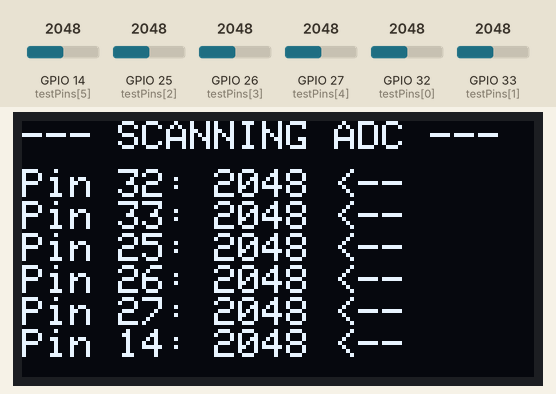
This sketch was run on a simulated ESP32. On the bench: 128×64 one-colour display. Inputs (shaded band) come from the test bench; at power-on: GPIO 25 (testPins[2]) = 2048, GPIO 14 (testPins[5]) = 2048, GPIO 26 (testPins[3]) = 2048, GPIO 27 (testPins[4]) = 2048, GPIO 32 (testPins[0]) = 2048, GPIO 33 (testPins[1]) = 2048. What the sketch prints to the serial monitor is not drawn.

Above: at 1.8 s.
1.9 s: GPIO 25 (testPins[2]) set to 1535
At 3.3 s:
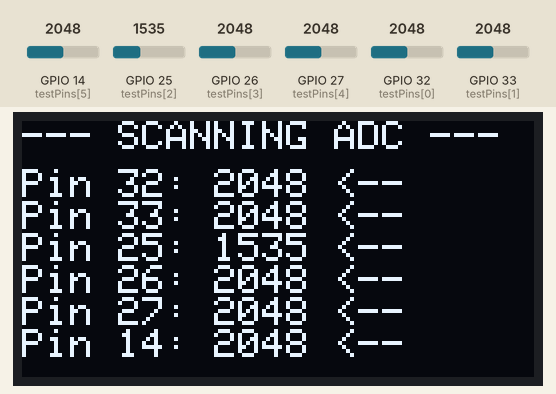
3.6 s: GPIO 25 (testPins[2]) set to 1433
At 4.6 s:
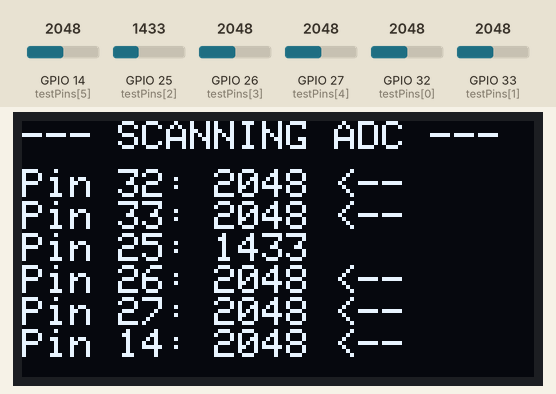
5.6 s: GPIO 14 (testPins[5]) set to 1460
At 7.0 s:
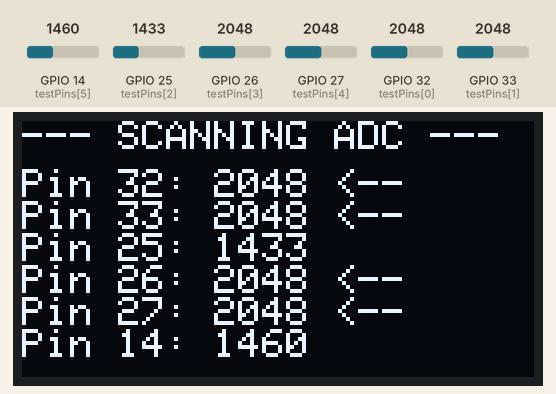
7.7 s: GPIO 26 (testPins[3]) set to 1460
At 9.4 s:
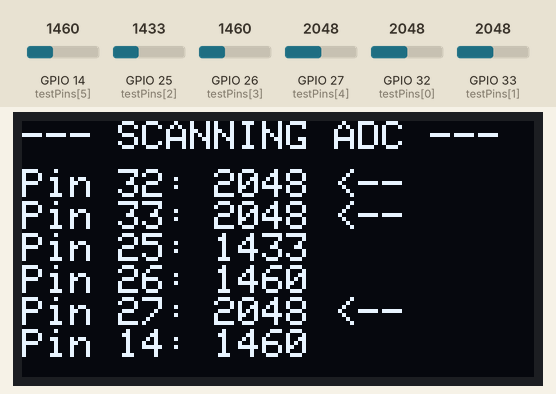
9.7 s: GPIO 27 (testPins[4]) set to 1460
At 10.6 s:
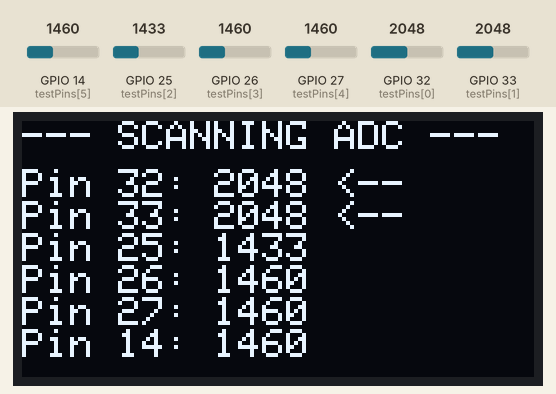
11.8 s: GPIO 32 (testPins[0]) set to 1460
At 13.0 s:
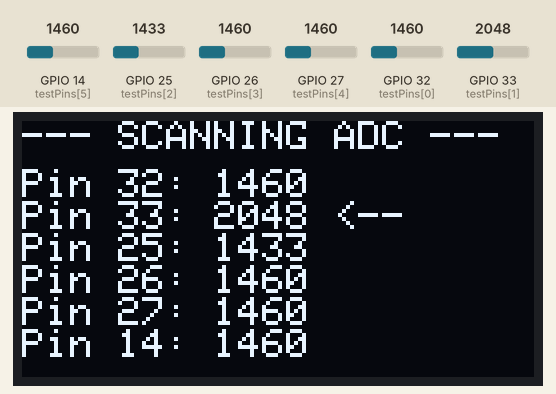
Timing chart, 0 to 14.8 s (numbered marks = the images above; inputs shaded):
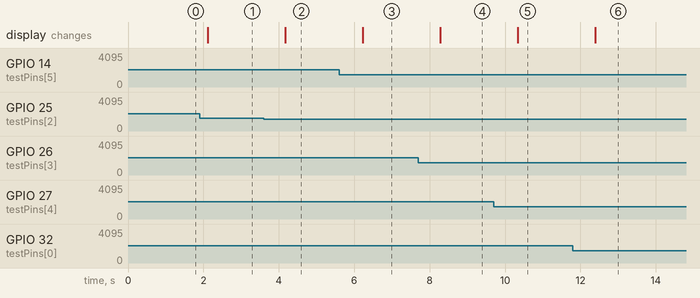

The sketch:

thermometer_esp32_n4xx.ino
```cpp
#include <Wire.h>
#include <Adafruit_GFX.h>
#include <Adafruit_SSD1306.h>

#define OLED_SDA 5
#define OLED_SCL 4
Adafruit_SSD1306 display(128, 64, &Wire, -1);

// Danh sách các chân ADC khả nghi trên board có đế pin
const int testPins[] = {32, 33, 25, 26, 27, 14};
const int numPins = sizeof(testPins) / sizeof(testPins[0]);

void setup() {
  Serial.begin(115200);
  Wire.begin(OLED_SDA, OLED_SCL);
  if(!display.begin(SSD1306_SWITCHCAPVCC, 0x3C)) for(;;);

  display.clearDisplay();
  display.setTextColor(WHITE);
  display.setTextSize(1);
}

void loop() {
  display.clearDisplay();
  display.setCursor(0, 0);
  display.println("--- SCANNING ADC ---");

  for (int i = 0; i < numPins; i++) {
    int val = analogRead(testPins[i]);

    // In ra Serial để theo dõi kỹ hơn
    Serial.printf("Pin %d: %d | ", testPins[i], val);

    // Hiển thị lên OLED theo cột
    display.setCursor(0, 12 + (i * 8));
    display.print("Pin "); display.print(testPins[i]);
    display.print(": "); display.print(val);

    // Đánh dấu chân có khả năng là chân Pin (thường > 1500 khi có pin)
    if(val > 1500 && val < 3000) display.print(" <--");
  }
  Serial.println();

  display.display();
  delay(1000); // Cập nhật mỗi giây
}
```

Measured:
- the behaviour switches between 1501 and 1500 on GPIO 25 (testPins[2]) (found by bisection; images 1 and 2)
- after the input at 1.9 s, the display: changes after 0.21 s (image 1)
- after the input at 3.6 s, the display: changes after 0.57 s (image 2)
- after the input at 5.6 s, the display: changes after 0.63 s (image 3)
- after the input at 7.7 s, the display: changes after 0.58 s (image 4)
- after the input at 9.7 s, the display: changes after 0.64 s (image 5)
- after the input at 11.8 s, the display: changes after 0.60 s (image 6)
